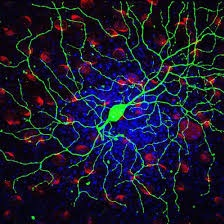
#> input picture imagenes/fig_05.jpg, 224 x 224 px
$ python p5_planos_neurona.py
#> lines starting #> are read from the running program, lines starting #| are printed output that depends on the picture
import numpy as np
from PIL import Image
import matplotlib.pyplot as plt

UMBRAL = 30

def planos(ruta, umbral=UMBRAL):
#> called with ruta = 'imagenes/fig_05.jpg', umbral = 30
    im = Image.open(ruta).convert("RGB")
#> im is the input picture: PIL image 224x224 RGB; mean R, G, B 26, 25.8, 46.3
    a = np.array(im)
    cero = np.zeros(a.shape[:2], dtype=np.uint8)
    rojo = np.dstack([a[..., 0], cero, cero])
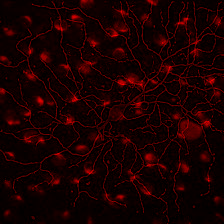
#> rojo: shape (224, 224, 3); mean R, G, B 26, 0, 0
    verde = np.dstack([cero, a[..., 1], cero])
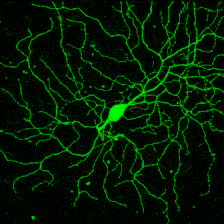
#> verde: shape (224, 224, 3); mean R, G, B 0, 25.8, 0
    azul = np.dstack([cero, cero, a[..., 2]])
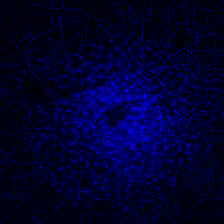
#> azul: shape (224, 224, 3); mean R, G, B 0, 0, 46.3

    fig, ax = plt.subplots(1, 4, figsize=(15, 4))
    for x, img, t in zip(ax, (im, rojo, verde, azul), ("Original", "Plano Red", "Plano Green", "Plano Blue")):
        x.imshow(img)
        x.set_title(t)
        x.axis("off")
#> this loop made 4 passes
#> t on passes 1 to 4: 'Original', 'Plano Red', 'Plano Green', 'Plano Blue'
    plt.tight_layout()

    total = a.shape[0] * a.shape[1]
#> total = 50176
    for k, n in enumerate("RGB"):
        area = int((a[..., k] > umbral).sum())
        print(f"Plano {n}: area = {area} px ({100 * area / total:.2f} %)")
#> this loop made 3 passes
#> area on passes 1 to 3: 12539, 9912, 25420
#| Plano R: area = 12539 px (24.99 %)
#| Plano G: area = 9912 px (19.75 %)
#| Plano B: area = 25420 px (50.66 %)
    plt.show()
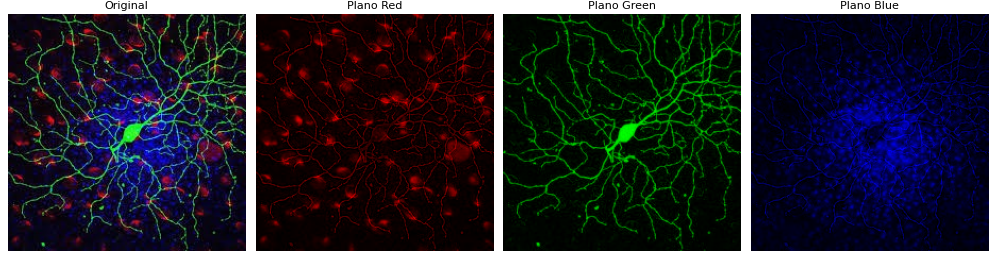
#> figure drawn by matplotlib, 4 panels

if __name__ == "__main__":
    planos("imagenes/fig_05.jpg")

$ run again, with imagenes/fig_01.jpg copied over imagenes/fig_05.jpg
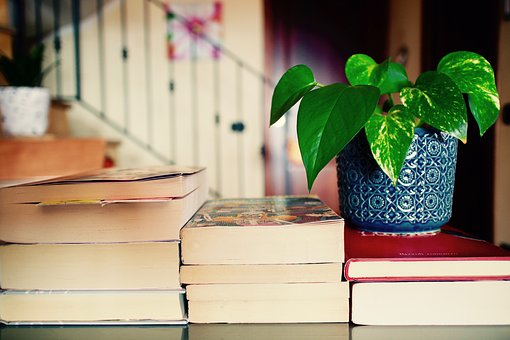
#> input picture imagenes/fig_01.jpg, 510 x 340 px
#> in planos, im is the input picture: PIL image 510x340 RGB; mean R, G, B 149.1, 140.3, 114.7
#> in planos, `azul = np.dstack([cero, cero, a[..., 2]])`:
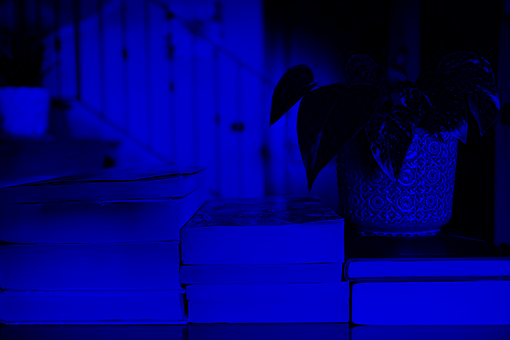
#> azul: shape (340, 510, 3); mean R, G, B 0, 0, 114.7
#> the loop in planos, `for x, img, t in zip(ax, (im, rojo, verde, azul), ("Original", "Plano ..` made 4 passes
#> t on passes 1 to 4: 'Original', 'Plano Red', 'Plano Green', 'Plano Blue'
#> the loop in planos, `for k, n in enumerate("RGB"):` made 3 passes
#> area on passes 1 to 3: 137947, 146769, 133711
#> (printed output is left out)
#> in planos, `plt.show()`:
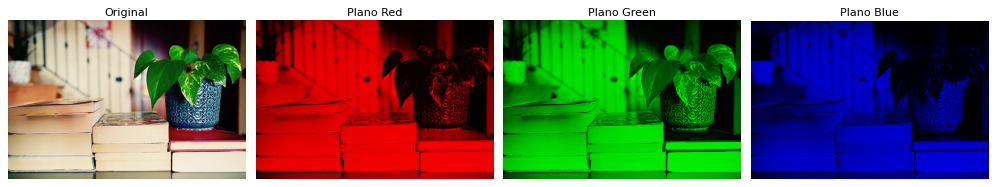
#> figure drawn by matplotlib, 4 panels

$ run again, with imagenes/fig_02.jpg copied over imagenes/fig_05.jpg
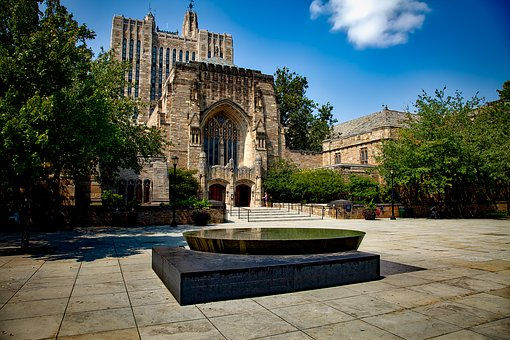
#> input picture imagenes/fig_02.jpg, 510 x 340 px
#> in planos, im is the input picture: PIL image 510x340 RGB; mean R, G, B 80.7, 92.9, 88.4
#> in planos, `azul = np.dstack([cero, cero, a[..., 2]])`:
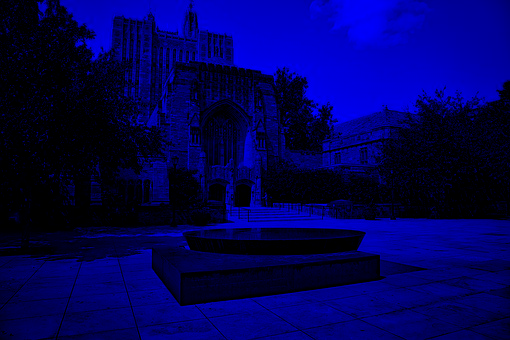
#> azul: shape (340, 510, 3); mean R, G, B 0, 0, 88.4
#> the loop in planos, `for x, img, t in zip(ax, (im, rojo, verde, azul), ("Original", "Plano ..` made 4 passes
#> t on passes 1 to 4: 'Original', 'Plano Red', 'Plano Green', 'Plano Blue'
#> the loop in planos, `for k, n in enumerate("RGB"):` made 3 passes
#> area on passes 1 to 3: 114454, 132105, 118443
#> (printed output is left out)
#> in planos, `plt.show()`:
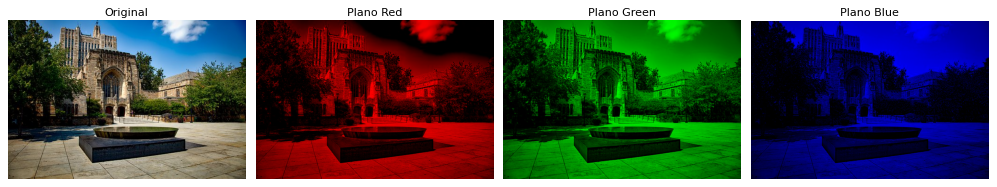
#> figure drawn by matplotlib, 4 panels
